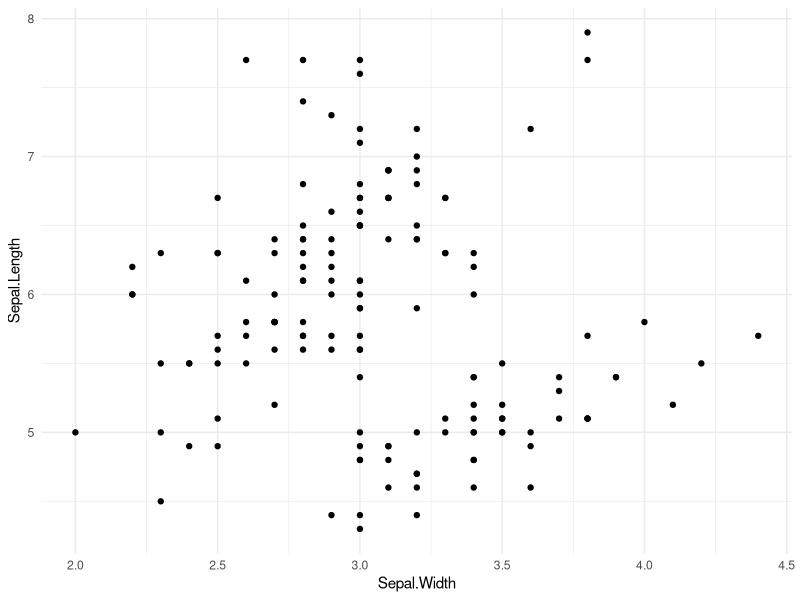
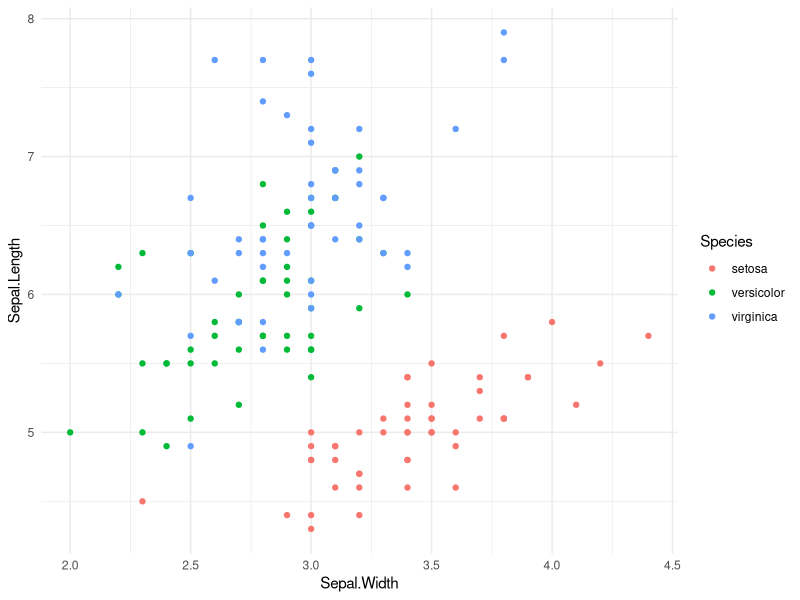
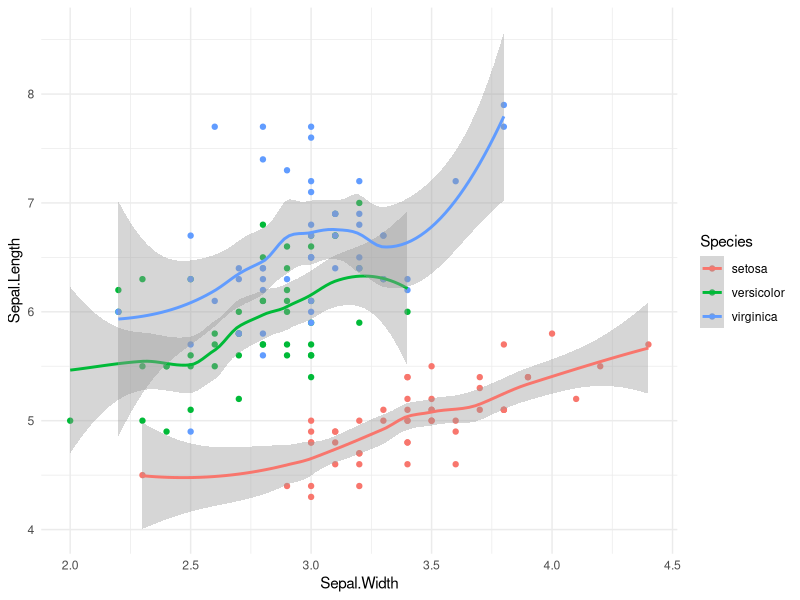
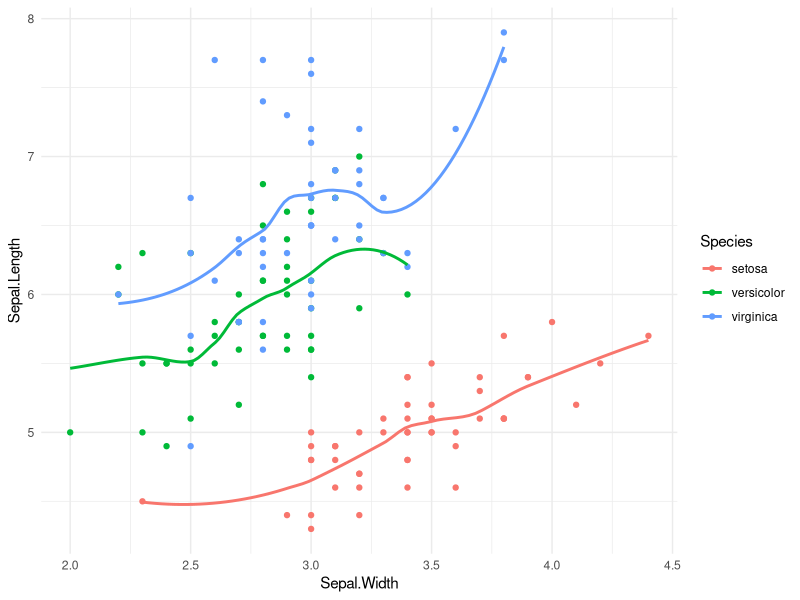
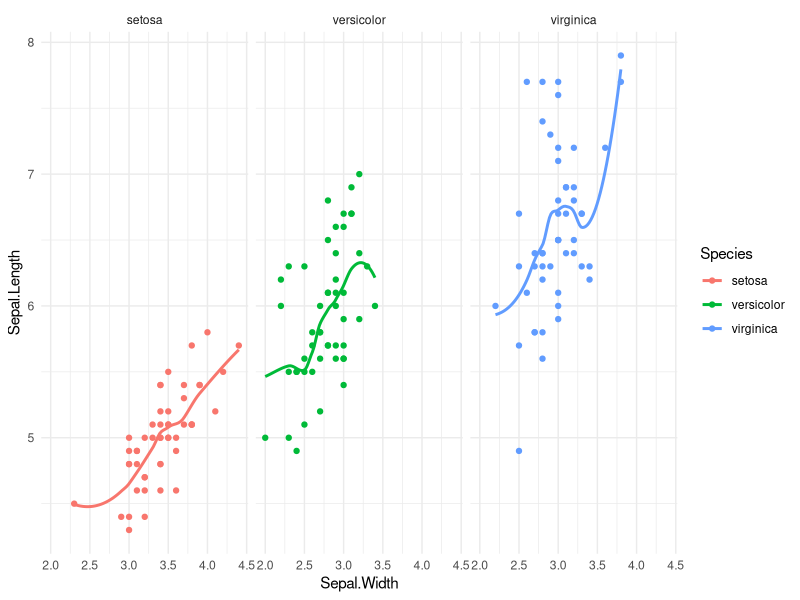
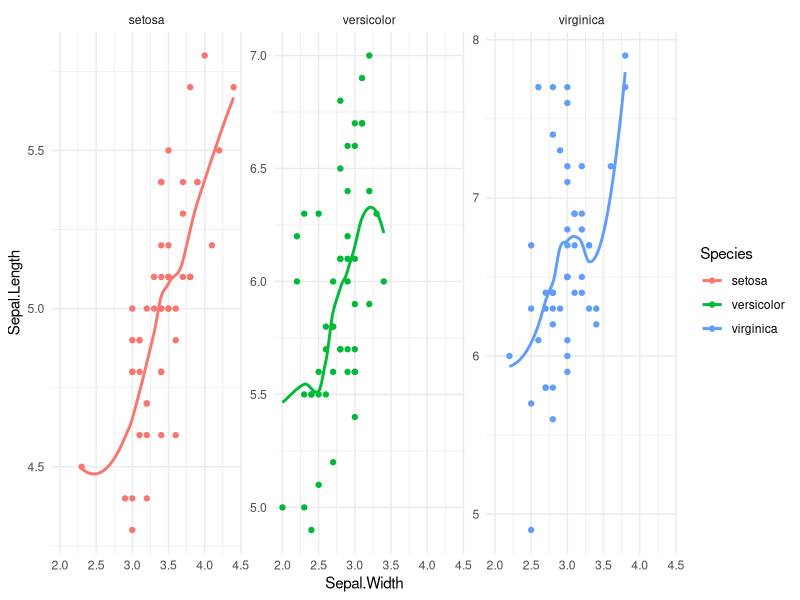
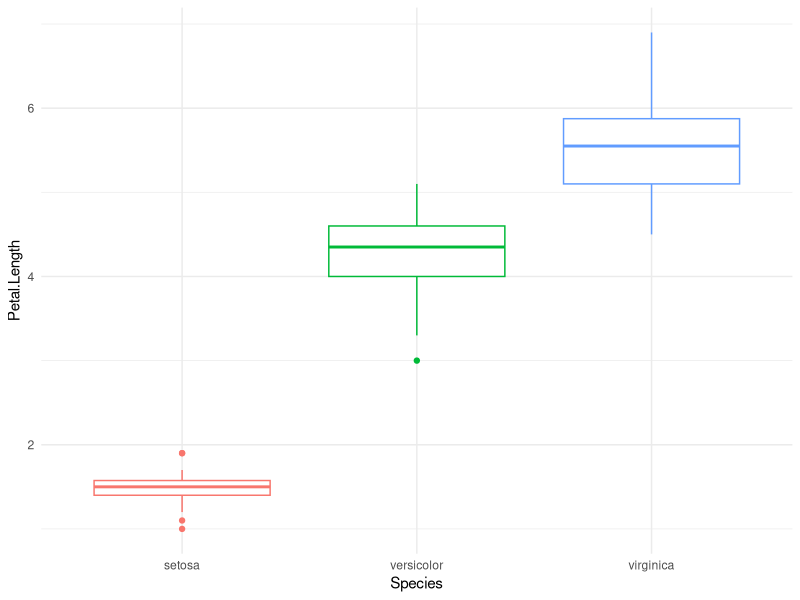
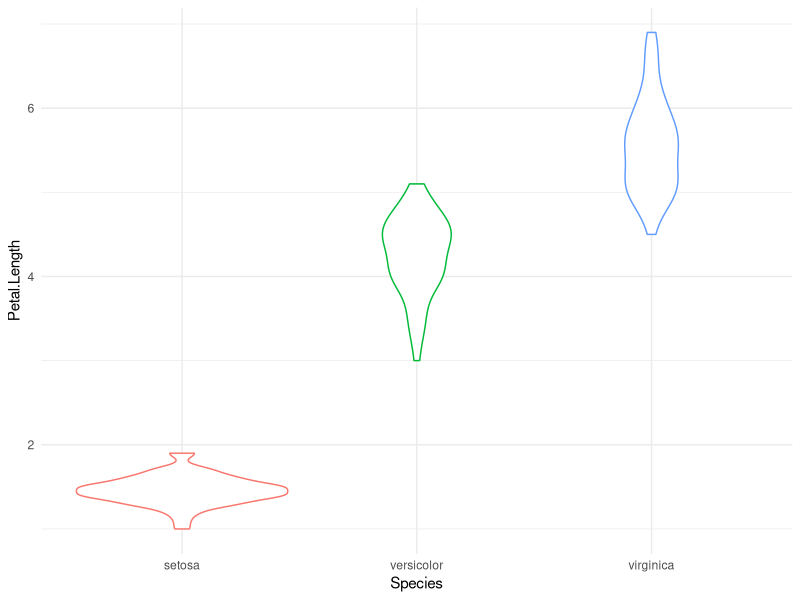

Recreate these plots in R, in order.
library('ggplot2')
library(readr)
options(repr.plot.width = 6, repr.plot.height = 6) # resize the plots

data(iris)
head(iris)
class(iris)

summary(iris)

# to check relation between Sepal length and Speal width 
# we use theme_minimal() here to adjust the appearance of the plots 
ggplot(data=iris,aes(x=Sepal.Width, y=Sepal.Length)) + geom_point() + theme_minimal()

#marking the species by different colors
ggplot(data=iris,aes(x=Sepal.Width, y=Sepal.Length,color=Species)) + geom_point() + theme_minimal()

# On top of this scatter plot, adding a trend line to visualize the general trend 
ggplot(data=iris,aes(x=Sepal.Width, y=Sepal.Length,color=Species)) + geom_point() +geom_smooth() + theme_minimal()

# turning off the grey area, which is the confident interval, by passing argument se=False
ggplot(data=iris,aes(x=Sepal.Width, y=Sepal.Length,color=Species)) + geom_point() +geom_smooth(se=FALSE) +
  theme_minimal()

# dividing the plot into multiple plots, one for each species
options(repr.plot.width = 10, repr.plot.height = 6)# to adjust size of plots

ggplot(data=iris,aes(x=Sepal.Width, y=Sepal.Length, color=Species)) +
  geom_point() + geom_smooth(se=FALSE) +facet_wrap(~Species) +theme_minimal()

# Scaling the separate plots 
options(repr.plot.width = 10, repr.plot.height = 5) # to adjust size of plots

ggplot(data=iris,aes(x=Sepal.Width, y=Sepal.Length,color=Species)) +
  geom_point() + geom_smooth(se=FALSE) +facet_wrap(~Species,scale='free_y') +theme_minimal()



#boxplot
options(repr.plot.width = 5, repr.plot.height = 4)

ggplot(data=iris,aes(x=Species, y=Petal.Length,color=Species)) + geom_boxplot() +theme_minimal()+
  theme(legend.position="none")

# using violin, which could show us the distribution of the data.
options(repr.plot.width = 5, repr.plot.height = 4)
ggplot(data=iris,aes(x=Species, y=Petal.Length,color=Species)) + geom_violin() +theme_minimal()+
  theme(legend.position="none")

# histogram
ggplot(data=iris,aes(x=Sepal.Length)) + geom_histogram() +theme_minimal()

# changing the binwidth by passing argument binwidth= to geom_histogram()
ggplot(data=iris,aes(x=Sepal.Length)) + geom_histogram(binwidth=0.3) +theme_minimal()

# stacked histogram 
ggplot(data=iris,aes(x=Sepal.Length,fill=Species)) + geom_histogram() +theme_minimal()

# splitting the plots
ggplot(data=iris,aes(x=Sepal.Length,fill=Species)) + geom_histogram() +theme_minimal() +facet_wrap(~Species)

# density curve.
ggplot(data=iris,aes(x=Sepal.Length,color=Species)) + geom_density() +theme_minimal()

# explore many more plots by looking at the documentation.
#(http://docs.ggplot2.org/current/)
# Or pressing tab while typed geom_, which would suggest a list of what ggplot could do

ggplot(data=iris,aes(x=Sepal.Length,y=Petal.Length,fill=Species)) + geom_bin2d() + theme_minimal()

ggplot(data=iris,aes(x=Species,y=Petal.Length,color=Species)) + geom_bar(stat = "summary", fun.y = "mean") +
  theme_minimal()

ggplot(data=iris,aes(x=Petal.Width,y=Petal.Length,color=Species)) +geom_density2d()+ theme_minimal()